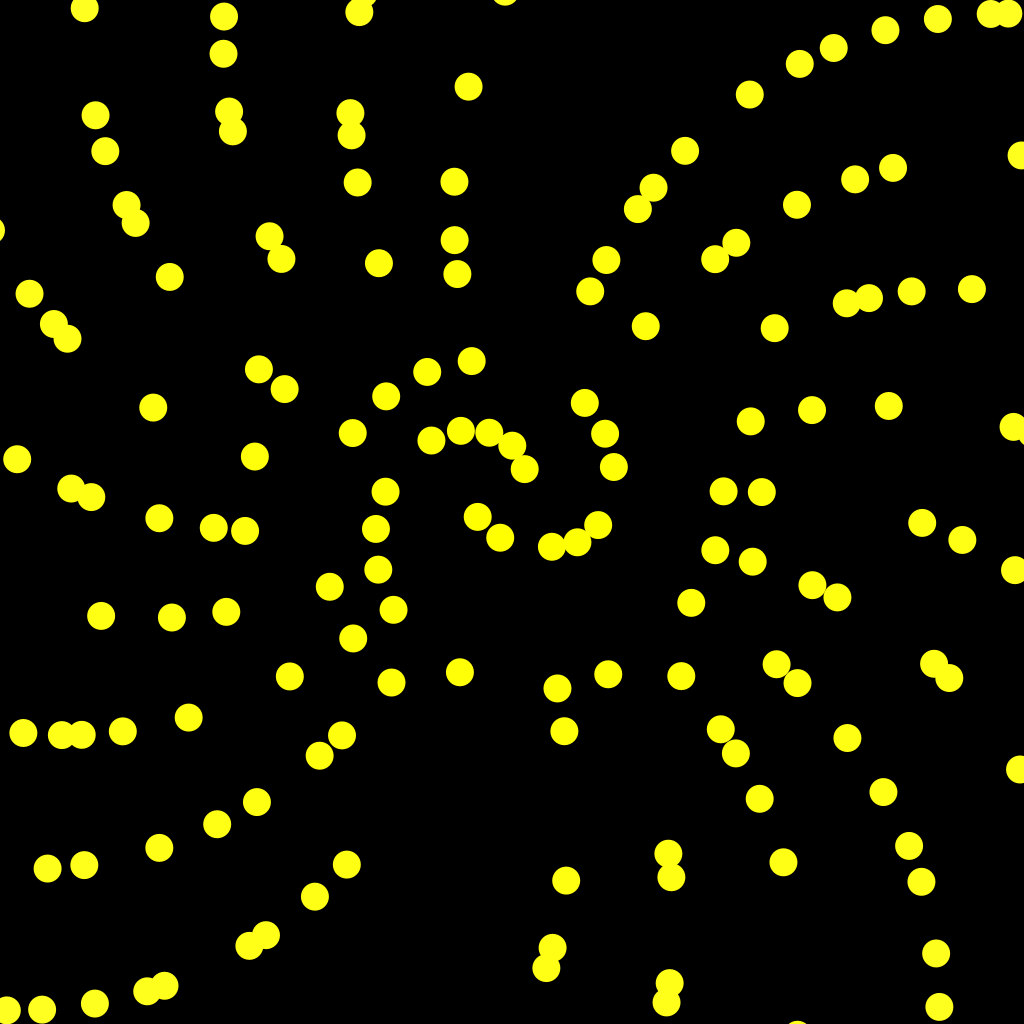
Frame 1 (no input)
Frame 60 (the mouse pressed at the canvas centre just before this capture): identical to frame 1, image omitted
Frame 120 (the mouse held since frame 60 and released just before this capture): identical to frame 1, image omitted

The Processing sketch that drew this single still picture (run headless with seeded random() and noise(); from frame 60 on, the mouse is pressed at the canvas centre):

// Processing sketch: prime_spiral_lite
// ── prime_spiral_lite.pde
// prime_spiral_lite.pde - Main entry point (Lite version)
// Entry point for the Prime Spiral Lite application

// === Controls ===
// Mouse:
//   Left drag  : Add heat (noise warp effect)
//   Right click: Start explosion / Start repair
//   Wheel      : Zoom in/out
//
// Keyboard:
//   Space : Toggle spiral mode (Ulam / 3Blue1Brown)
//   R     : Reset state (heat, explosion, spiral mode)
//   F     : Toggle explosion speed (normal / fast)

// === Global variables ===

// Prime number array
int[] primes;

// Maximum integer to display
int N = 10000;

// Time management
int lastMillis;
float dt;  // Delta time in seconds (global for event handlers)

// Mouse position tracking
float prevMouseX, prevMouseY;
boolean isFirstDrag = true;  // Flag for first drag detection

// === Setup ===
void setup() {
  size(1024, 1024);

  // Initialize time
  lastMillis = millis();

  // Generate prime numbers
  generatePrimes(N);

  // Initialize explosion arrays
  initExplosionArrays();

  // Set spiral scale (rMax = half of width)
  setScale(width / 2, N);

  // Set max radius for gradient effect
  maxRadius = width / 2;

  // Note: prevMouseX/Y are not initialized here
  // They will be set on first drag using isFirstDrag flag

  println("Prime Spiral Lite initialized");
  println("Number of primes: " + primes.length);
  println("Spiral scale: " + spiralScale);
}

// === Draw loop ===
void draw() {
  // Calculate delta time
  int currentMillis = millis();
  dt = (currentMillis - lastMillis) / 1000.0;
  lastMillis = currentMillis;

  // Decay heat over time
  decayHeat(dt);

  // Update explosion state
  updateExplosion(dt);

  // Draw background (before translate)
  drawBackground();

  // Set up coordinate system: origin at center
  translate(width / 2, height / 2);

  // Apply zoom
  scale(currentZoom);

  // Draw each prime number
  for (int i = 0; i < primes.length; i++) {
    int prime = primes[i];

    // Calculate base position on spiral
    PVector p0 = calculateBasePosition(prime);

    // No twist in lite version - use base position directly
    PVector p1 = p0;

    // Convert to screen coordinates (for distance calculation)
    PVector screenPos = worldToScreen(p1);

    // Apply noise warp based on heat and mouse position
    PVector p = applyNoiseWarp(p1, screenPos.x, screenPos.y, mouseX, mouseY, heat);

    // Apply explosion displacement
    if (explosionState != EXPLOSION_IDLE) {
      p.add(explosionDisplacement[i]);
    }

    // Draw the point
    drawPoint(p);
  }
}

// === Event handlers ===

// Handle mouse drag event
void mouseDragged() {
  if (mouseButton == LEFT) {
    // Disable left-click during explosion
    if (explosionState != EXPLOSION_IDLE) {
      return;
    }

    // First drag: initialize previous mouse position
    if (isFirstDrag) {
      prevMouseX = mouseX;
      prevMouseY = mouseY;
      isFirstDrag = false;
      return;
    }

    // Calculate velocity and update heat
    float velocity = calculateVelocity(dt);
    updateHeat(velocity, dt);

    // Update previous mouse position
    prevMouseX = mouseX;
    prevMouseY = mouseY;
  }
}

// Handle mouse press event
void mousePressed() {
  if (mouseButton == RIGHT) {
    if (explosionState == EXPLOSION_IDLE) {
      // Start explosion
      startExplosion(mouseX, mouseY);
    } else if (explosionState == EXPLOSION_ACTIVE) {
      // Start repair
      startExplosionRepair();
    }
  }
}

// Handle mouse wheel event
void mouseWheel(MouseEvent event) {
  float delta = event.getCount();
  handleMouseWheel(delta);
}

// Handle key press event
void keyPressed() {
  if (key == ' ') {
    use3Blue1Brown = !use3Blue1Brown;
  }
  if (key == 'r' || key == 'R') {
    // Reset state (except zoom)
    heat = 0.0;
    use3Blue1Brown = true;
    resetExplosion();
  }
  if (key == 'f' || key == 'F') {
    toggleExplosionSpeed();
  }
}

// ── InputHandler.pde
// InputHandler.pde - Input handling module
// Handles mouse input, zoom, and coordinate conversion

// Zoom constants
final float MIN_ZOOM = 7.0;
final float MAX_ZOOM = 20.0;
final float ZOOM_STEP = 1.03;  // Very slow zoom (3% per wheel click)

// Zoom state
float currentZoom = MAX_ZOOM;  // Start at maximum zoom (20.0)

// Calculate mouse velocity from previous position
// Returns velocity magnitude in pixels per second
float calculateVelocity(float dt) {
  if (dt <= 0) return 0;

  float dx = mouseX - prevMouseX;
  float dy = mouseY - prevMouseY;
  float distance = sqrt(dx * dx + dy * dy);

  return distance / dt;
}

// Handle mouse drag event
// Note: updateHeat() call will be added after Task 4.2
void handleMouseDragged(float dt) {
  float velocity = calculateVelocity(dt);

  // Update previous mouse position
  prevMouseX = mouseX;
  prevMouseY = mouseY;
}

// Handle mouse wheel event for zooming
void handleMouseWheel(float delta) {
  if (delta < 0) {
    // Zoom in
    currentZoom *= ZOOM_STEP;
  } else {
    // Zoom out
    currentZoom /= ZOOM_STEP;
  }

  // Clamp zoom to valid range
  currentZoom = constrain(currentZoom, MIN_ZOOM, MAX_ZOOM);
}

// Convert world coordinates to screen coordinates
PVector worldToScreen(PVector world) {
  float screenX = world.x * currentZoom + width / 2;
  float screenY = world.y * currentZoom + height / 2;

  return new PVector(screenX, screenY);
}

// ── PrimeGenerator.pde
// PrimeGenerator.pde - Prime number generation module
// Generates prime numbers using the Sieve of Eratosthenes

void generatePrimes(int max) {
  // Sieve of Eratosthenes algorithm
  boolean[] sieve = new boolean[max + 1];

  // Initialize: assume all numbers are prime
  for (int i = 0; i <= max; i++) {
    sieve[i] = true;
  }

  // 0 and 1 are not prime
  sieve[0] = false;
  sieve[1] = false;

  // Mark non-primes
  for (int i = 2; i * i <= max; i++) {
    if (sieve[i]) {
      for (int j = i * i; j <= max; j += i) {
        sieve[j] = false;
      }
    }
  }

  // Count primes
  int count = 0;
  for (int i = 2; i <= max; i++) {
    if (sieve[i]) {
      count++;
    }
  }

  // Allocate primes array and fill
  primes = new int[count];
  int index = 0;
  for (int i = 2; i <= max; i++) {
    if (sieve[i]) {
      primes[index] = i;
      index++;
    }
  }
}

// ── Renderer.pde
// Renderer.pde - Rendering module
// Handles drawing background and prime points

// Color and size constants
color BG_COLOR = color(0);           // Black background
color CENTER_COLOR = color(255, 255, 0);  // Bright yellow at center
color EDGE_COLOR = color(255, 255, 255);  // White at edges
float POINT_SIZE = 1.4;              // Point diameter

// Maximum radius for gradient calculation (will be set in setup)
float maxRadius = 3000;

// Draw the background
void drawBackground() {
  background(BG_COLOR);
}

// Draw a single point with gradient and glow effect
// pos: position in world coordinates
// distFromCenter: distance from spiral center (0 = center)
void drawPointWithGradient(PVector pos, float distFromCenter) {
  noStroke();

  // Calculate gradient ratio (0 = center, 1 = edge)
  float ratio = constrain(distFromCenter / maxRadius, 0, 1);

  // Interpolate color from center to edge
  float r = lerp(red(CENTER_COLOR), red(EDGE_COLOR), ratio);
  float g = lerp(green(CENTER_COLOR), green(EDGE_COLOR), ratio);
  float b = lerp(blue(CENTER_COLOR), blue(EDGE_COLOR), ratio);

  // Glow effect: increase brightness near center
  float glow = 1.2 + (1.0 - ratio) * 0.8;  // 2.0x at center, 1.2x at edge
  r = constrain(r * glow, 0, 255);
  g = constrain(g * glow, 0, 255);
  b = constrain(b * glow, 0, 255);

  fill(r, g, b);
  ellipse(pos.x, pos.y, POINT_SIZE, POINT_SIZE);
}

// Legacy function for compatibility
void drawPoint(PVector pos) {
  drawPointWithGradient(pos, pos.mag());
}

// ── SpiralCalculator.pde
// SpiralCalculator.pde - Spiral coordinate calculation module
// Calculates positions on the Archimedean spiral

// Scale coefficient for the spiral
float spiralScale;

// Spiral mode: true = 3Blue1Brown style, false = Archimedean style
boolean use3Blue1Brown = true;

// Set the scale coefficient
// Fixed scale for consistent point spacing regardless of N
void setScale(float rMax, int N) {
  spiralScale = 1.0;  // Fixed scale (points don't get cramped as N increases)
}

// Calculate the base position for integer n on the spiral
// Returns: PVector with (x, y) coordinates
// Supports two modes: 3Blue1Brown style and Archimedean style
PVector calculateBasePosition(int n) {
  float theta, r;

  if (use3Blue1Brown) {
    // 3Blue1Brown style: theta = n radians
    theta = n;
    r = spiralScale * sqrt(n);
  } else {
    // Archimedean style: theta = 2π × √n
    float t = sqrt(n);
    theta = TWO_PI * t;
    r = spiralScale * t;
  }

  float x = r * cos(theta);
  float y = r * sin(theta);

  return new PVector(x, y);
}

// ── WarpSystem.pde
// WarpSystem.pde - Warp system module (heat + explosion)
// Handles temporary distortion and explosion effects

// === State variables ===
float heat = 0.0;    // Current heat level (0.0 = no distortion)

// === Constants ===
// Heat decay time constant (seconds)
final float TAU_HEAT = 3.5;

// Heat increase coefficient per velocity
final float K_HEAT = 0.002;

// Maximum displacement in pixels when heat = 1.0
final float MAX_DISPLACEMENT = 30.0;

// Gaussian attenuation sigma (pixels from mouse)
final float SIGMA = 50.0;

// Perlin noise scale for warp direction
final float NOISE_SCALE = 0.03;

// === Heat processing functions ===

// Update heat based on mouse velocity
// velocity: mouse speed in pixels per second
// dt: delta time in seconds
void updateHeat(float velocity, float dt) {
  heat += K_HEAT * velocity * dt;

  // Clamp heat to maximum of 1.0
  heat = constrain(heat, 0.0, 1.0);
}

// Decay heat exponentially over time
// dt: delta time in seconds
void decayHeat(float dt) {
  // Exponential decay: heat = heat * e^(-dt/TAU_HEAT)
  heat *= exp(-dt / TAU_HEAT);

  // Set to zero if very small to avoid floating point issues
  if (heat < 0.001) {
    heat = 0.0;
  }
}

// === Warp transformation functions ===

// Apply noise-based warp displacement
// pos: position in world coordinates
// screenX, screenY: position in screen coordinates (for distance calculation)
// mX, mY: mouse position in screen coordinates
// h: current heat value
// Returns: new position with noise warp applied
PVector applyNoiseWarp(PVector pos, float screenX, float screenY,
                       float mX, float mY, float h) {
  if (h <= 0) {
    return pos.get();
  }

  // Calculate distance from mouse in screen coordinates
  float screenDist = dist(screenX, screenY, mX, mY);

  // Gaussian attenuation based on distance
  float influence = exp(-screenDist * screenDist / (2 * SIGMA * SIGMA));

  // Displacement magnitude
  float displacement = MAX_DISPLACEMENT * h * influence;

  // Use Perlin noise to determine warp direction (static: position only)
  float angle = noise(pos.x * NOISE_SCALE, pos.y * NOISE_SCALE) * TWO_PI;

  // Apply displacement
  float dx = cos(angle) * displacement;
  float dy = sin(angle) * displacement;

  return new PVector(pos.x + dx, pos.y + dy);
}

// === Explosion system ===

// Explosion state constants
final int EXPLOSION_IDLE = 0;
final int EXPLOSION_ACTIVE = 1;
final int EXPLOSION_REPAIRING = 2;

// Explosion parameters
final float EXPLOSION_EXPAND_RATE_NORMAL = 100.0;     // Normal expansion speed
final float EXPLOSION_EXPAND_RATE_FAST = 100000.0;    // Fast expansion speed
float explosionExpandRate = EXPLOSION_EXPAND_RATE_NORMAL;  // Current speed
// Explosion strength range (interpolated based on zoom)
final float EXPLOSION_STRENGTH_MIN = 10.0;           // Strength at max zoom-in
final float EXPLOSION_STRENGTH_MAX = 200.0;          // Strength at max zoom-out
final float EXPLOSION_DECAY_TAU = 3.5;              // Repair decay time constant
final float EXPLOSION_COMPLETE_THRESHOLD = 0.01;   // Repair completion threshold
final float ZOOM_SPEED_EXPONENT = 1.1;                // Zoom-out speed boost exponent

// Explosion state
int explosionState = EXPLOSION_IDLE;

// Explosion data (initialized in initExplosionArrays)
PVector[] explosionVelocity;
PVector[] explosionDisplacement;
boolean[] isExploded;

// Explosion info
PVector explosionCenter;
float explosionTime;
float explosionRadius;

// Initialize explosion arrays (call after generatePrimes)
void initExplosionArrays() {
  explosionVelocity = new PVector[primes.length];
  explosionDisplacement = new PVector[primes.length];
  isExploded = new boolean[primes.length];

  for (int i = 0; i < primes.length; i++) {
    explosionVelocity[i] = new PVector(0, 0);
    explosionDisplacement[i] = new PVector(0, 0);
    isExploded[i] = false;
  }

  explosionCenter = new PVector(0, 0);
  explosionTime = 0;
  explosionRadius = 0;
}

// Start explosion at given screen position
void startExplosion(float x, float y) {
  explosionState = EXPLOSION_ACTIVE;
  // Convert screen coordinates to world coordinates (accounting for zoom)
  explosionCenter = new PVector(
    (x - width/2) / currentZoom,
    (y - height/2) / currentZoom
  );
  explosionTime = 0;
  explosionRadius = 0;

  // Reset exploded flags
  for (int i = 0; i < isExploded.length; i++) {
    isExploded[i] = false;
  }
}

// Start explosion repair
void startExplosionRepair() {
  explosionState = EXPLOSION_REPAIRING;
}

// Reset explosion state
void resetExplosion() {
  explosionState = EXPLOSION_IDLE;
  for (int i = 0; i < primes.length; i++) {
    explosionVelocity[i].set(0, 0);
    explosionDisplacement[i].set(0, 0);
    isExploded[i] = false;
  }
  explosionTime = 0;
  explosionRadius = 0;
  explosionExpandRate = EXPLOSION_EXPAND_RATE_NORMAL;
}

// Toggle explosion speed between normal and fast
void toggleExplosionSpeed() {
  if (explosionExpandRate == EXPLOSION_EXPAND_RATE_NORMAL) {
    explosionExpandRate = EXPLOSION_EXPAND_RATE_FAST;
  } else {
    explosionExpandRate = EXPLOSION_EXPAND_RATE_NORMAL;
  }
}

// Update explosion state each frame
void updateExplosion(float dt) {
  if (explosionState == EXPLOSION_IDLE) {
    return;
  }

  if (explosionState == EXPLOSION_ACTIVE) {
    // Update time and radius (speed increases when zoomed out)
    explosionTime += dt;
    explosionRadius = explosionTime * explosionExpandRate * pow(MAX_ZOOM / currentZoom, ZOOM_SPEED_EXPONENT);

    // Update explosion center to mouse position (converted to world coordinates)
    explosionCenter.set(
      (mouseX - width/2) / currentZoom,
      (mouseY - height/2) / currentZoom
    );

    // Process each point
    for (int i = 0; i < primes.length; i++) {
      if (isExploded[i]) {
        // Already exploded: continue moving based on velocity
        explosionDisplacement[i].add(PVector.mult(explosionVelocity[i], dt));
      } else {
        // Not yet exploded: check if within explosion radius
        PVector basePos = calculateBasePosition(primes[i]);
        float dist = PVector.dist(basePos, explosionCenter);

        if (dist < explosionRadius && dist > 0) {
          // Calculate dynamic strength based on zoom level
          float dynamicStrength = map(currentZoom, MIN_ZOOM, MAX_ZOOM, EXPLOSION_STRENGTH_MAX, EXPLOSION_STRENGTH_MIN);

          // Set radial velocity (outward from explosion center)
          PVector direction = PVector.sub(basePos, explosionCenter);
          direction.normalize();
          direction.mult(dynamicStrength * (1.0 - dist / explosionRadius));
          explosionVelocity[i] = direction;
          isExploded[i] = true;
        }
      }
    }
  }

  if (explosionState == EXPLOSION_REPAIRING) {
    // Decay displacement and velocity
    float decay = exp(-dt / EXPLOSION_DECAY_TAU);
    boolean allComplete = true;

    for (int i = 0; i < primes.length; i++) {
      explosionDisplacement[i].mult(decay);
      explosionVelocity[i].mult(decay);

      if (explosionDisplacement[i].mag() > EXPLOSION_COMPLETE_THRESHOLD) {
        allComplete = false;
      }
    }

    // Return to IDLE when all displacements are near zero
    if (allComplete) {
      resetExplosion();
    }
  }
}
